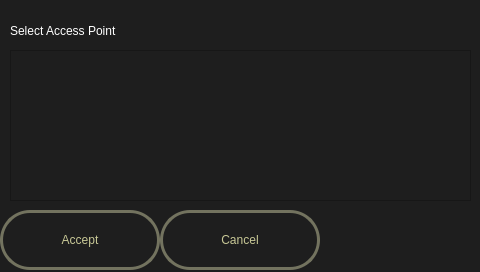
<?xml version="1.0" encoding="UTF-8"?>
<ui version="4.0">
 <class>SelectAPScreen</class>
 <widget class="QDialog" name="SelectAPScreen">
  <property name="geometry">
   <rect>
    <x>0</x>
    <y>0</y>
    <width>480</width>
    <height>272</height>
   </rect>
  </property>
  <property name="sizePolicy">
   <sizepolicy hsizetype="Preferred" vsizetype="Preferred">
    <horstretch>0</horstretch>
    <verstretch>0</verstretch>
   </sizepolicy>
  </property>
  <property name="minimumSize">
   <size>
    <width>480</width>
    <height>272</height>
   </size>
  </property>
  <property name="maximumSize">
   <size>
    <width>480</width>
    <height>272</height>
   </size>
  </property>
  <property name="baseSize">
   <size>
    <width>480</width>
    <height>272</height>
   </size>
  </property>
  <property name="windowTitle">
   <string>Dialog</string>
  </property>
  <property name="styleSheet">
   <string notr="true">background-color: rgba(30, 30, 30, 255);</string>
  </property>
  <widget class="QLabel" name="label">
   <property name="geometry">
    <rect>
     <x>10</x>
     <y>10</y>
     <width>291</width>
     <height>41</height>
    </rect>
   </property>
   <property name="styleSheet">
    <string notr="true">color: rgba(255, 255, 255, 255);
font: 24px &quot;DejaVu Sans&quot;;</string>
   </property>
   <property name="text">
    <string>Select Access Point</string>
   </property>
  </widget>
  <widget class="QLabel" name="label_logo">
   <property name="geometry">
    <rect>
     <x>330</x>
     <y>210</y>
     <width>151</width>
     <height>61</height>
    </rect>
   </property>
   <property name="text">
    <string/>
   </property>
   <property name="pixmap">
    <pixmap resource="resources.qrc">:/rsrc/logo.png</pixmap>
   </property>
  </widget>
  <widget class="QListWidget" name="listWidget">
   <property name="geometry">
    <rect>
     <x>10</x>
     <y>50</y>
     <width>461</width>
     <height>151</height>
    </rect>
   </property>
   <property name="styleSheet">
    <string notr="true">color: white;
border-style: solid;
border-width: 3px;
border-color: rgba(115, 115, 95, 255);
font: 18px &quot;DejaVu Sans&quot;;
QListWidget::item { border-bottom: 2px solid white; }

</string>
   </property>
  </widget>
  <widget class="QPushButton" name="acceptButton">
   <property name="geometry">
    <rect>
     <x>0</x>
     <y>210</y>
     <width>160</width>
     <height>60</height>
    </rect>
   </property>
   <property name="minimumSize">
    <size>
     <width>160</width>
     <height>60</height>
    </size>
   </property>
   <property name="maximumSize">
    <size>
     <width>160</width>
     <height>60</height>
    </size>
   </property>
   <property name="focusPolicy">
    <enum>Qt::NoFocus</enum>
   </property>
   <property name="styleSheet">
    <string notr="true">color: rgba(200, 200, 150, 255);
background: qradialgradient(cx:.4, cy:.2, radius:1, fx:.5, fy:.3, stop:.2 rgba(70, 70, 70, 255), stop:.9 rgba(20, 20, 20, 255));
border-style: solid;
border-width: 3px;
border-radius: 30px;
border-color: rgba(115, 115, 95, 255);
font: 18px &quot;DejaVu Sans&quot;;</string>
   </property>
   <property name="text">
    <string>Accept</string>
   </property>
  </widget>
  <widget class="QPushButton" name="cancelButton">
   <property name="geometry">
    <rect>
     <x>160</x>
     <y>210</y>
     <width>160</width>
     <height>60</height>
    </rect>
   </property>
   <property name="minimumSize">
    <size>
     <width>160</width>
     <height>60</height>
    </size>
   </property>
   <property name="maximumSize">
    <size>
     <width>160</width>
     <height>60</height>
    </size>
   </property>
   <property name="focusPolicy">
    <enum>Qt::NoFocus</enum>
   </property>
   <property name="styleSheet">
    <string notr="true">color: rgba(200, 200, 150, 255);
background: qradialgradient(cx:.4, cy:.2, radius:1, fx:.5, fy:.3, stop:.2 rgba(70, 70, 70, 255), stop:.9 rgba(20, 20, 20, 255));
border-style: solid;
border-width: 3px;
border-radius: 30px;
border-color: rgba(115, 115, 95, 255);
font: 18px &quot;DejaVu Sans&quot;;</string>
   </property>
   <property name="text">
    <string>Cancel</string>
   </property>
  </widget>
 </widget>
 <resources>
  <include location="resources.qrc"/>
 </resources>
 <connections>
  <connection>
   <sender>acceptButton</sender>
   <signal>clicked()</signal>
   <receiver>SelectAPScreen</receiver>
   <slot>slot1()</slot>
   <hints>
    <hint type="sourcelabel">
     <x>73</x>
     <y>241</y>
    </hint>
    <hint type="destinationlabel">
     <x>104</x>
     <y>203</y>
    </hint>
   </hints>
  </connection>
  <connection>
   <sender>cancelButton</sender>
   <signal>clicked()</signal>
   <receiver>SelectAPScreen</receiver>
   <slot>slot2()</slot>
   <hints>
    <hint type="sourcelabel">
     <x>234</x>
     <y>224</y>
    </hint>
    <hint type="destinationlabel">
     <x>291</x>
     <y>204</y>
    </hint>
   </hints>
  </connection>
 </connections>
 <slots>
  <slot>slot1()</slot>
  <slot>slot2()</slot>
 </slots>
</ui>
